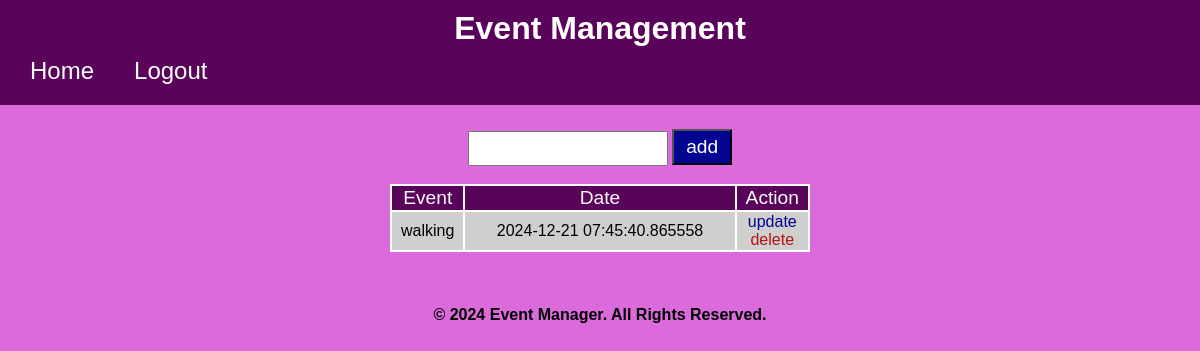
Before: /home (signed in) with the older database file.
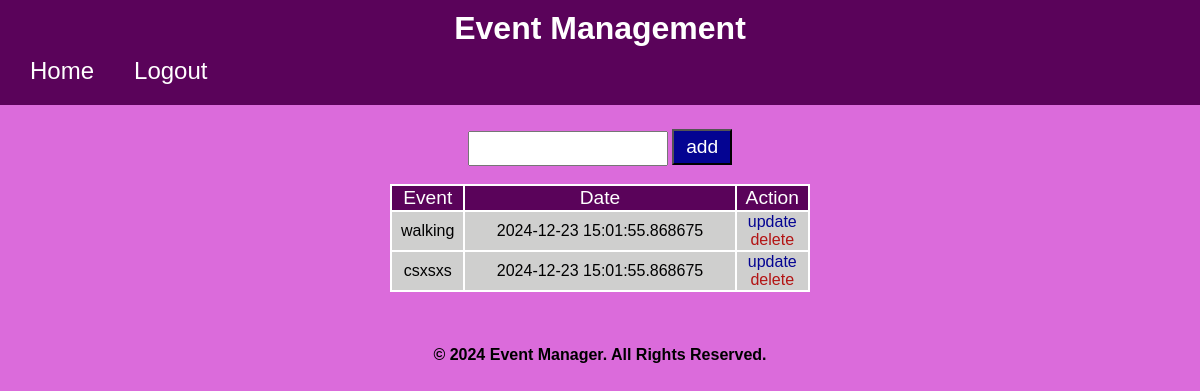
After: the same page with the newer database file.
### website/models.py (models this page shows)
class Event(db.Model):
    id = db.Column(db.Integer, primary_key=True)
    content = db.Column(db.String(60))
    due_date = db.Column(db.DateTime, default=datetime.utcnow())
    user_id = db.Column(db.Integer, db.ForeignKey('user.id'), nullable = False)

### website/views.py (the view, shortened to what this page needs)
@views.route('/home', methods=['POST', 'GET'])
@login_required
def home():
    return render_template('home.html', user=current_user)

### website/__init__.py (called while the page is built)
def create_app():
    app = Flask(__name__, template_folder="template")
    app.config['SQLALCHEMY_DATABASE_URI'] = f'sqlite:///{DATA_BN}'
    app.config['SECRET_KEY'] = 'abcdefghijk'
    db.init_app(app)
    from website.views import views
    from website.auth import auth
    app.register_blueprint(auth, url_prefix='/')
    app.register_blueprint(views, url_prefix='/')
    from website.models import User, Event
    with app.app_context():
        db.create_all()
    login_manager = LoginManager()
    login_manager.login_view = 'auth.login'
    login_manager.init_app(app)
    @login_manager.user_loader
    def load_user(id):
        return User.query.get(int(id))
    return app

### website/template/home.html (shortened to what this page needs)
{% extends 'base.html' %}
{% block content %}
<div class="content" align="center" >
    <br>
    <form  method="POST" align="center">
        <div>
            <input type="text" name="content" id="content" >
            <button type="submit" id="button" >add</button>
        </div>
    </form>
    <br>
    <table id="table">
        <thead align='center' id="thead">
            <td>Event</td>
            <td>Date</td>
            <td>Action</td>
        </thead>
        <tbody align="center" id="tbody">
            {% for event in user.events %}
                <tr id="table-row">
                    <td>{{ event.content }}</td>
                    <td>{{ event.due_date.date() }}  {{ event.due_date.time() }}</td>
                    <td style="text-align:center;">
                        <a id="update" href="/update/{{event.id}}" >update</a>
                        <br>
                        <a id="delete" href="/delete/{{event.id}}" >delete</a>
                    </td>
                </tr>
            {% endfor %}
        </tbody>
    </table>
    <br>
</div>
{% endblock %}

### website/template/base.html (shortened to what this page needs)
<!DOCTYPE html>
<html lang="en">
    <head>
        <link rel="stylesheet" href="../static/base.css">
    </head>
    <body>
        <nav class="navbar"  align="center">
          {% block nav %}
            <a href="#" class="navbar-logo">Event Management</a>
            <div class="navbar-container" >
                    <ul class="navbar-links" >
                      {% if user.is_authenticated %}
                      <li ><a class="nav-item nav-link" id="base" href="{{ url_for('views.home') }}" align="center">Home</a></li>
                      <li><a class="nav-item nav-link" id="base" href="{{ url_for('auth.logout') }}">Logout</a></li>
                      {% else %}
                        <li ><a class="nav-item nav-link" id="base"
                          href="{{ url_for('views.landing') }}" align="center">Home</a></li>
                        <li><a class="nav-item nav-link" id="base" href="{{ url_for('views.about') }}">About</a></li>
                        <li><a class="nav-item nav-link" id="base" href="#">Contact Us</a></li>
                      {% endif%}
                    </ul>
            </div>
          {% endblock%}
        </nav>
            <div class="container" align="center">{% block content %} {% endblock %}</div>
    </body>
    <p id="copy">&copy; 2024 Event Manager. All Rights Reserved. </p>
</html>

### website/static/base.css (style rules this page uses)
.navbar { background-color: rgb(90, 3, 90); padding:10px 20px; }
.navbar-logo { font-weight: bold; text-decoration: none; font-size:xx-large; color: white; }
.navbar-container { display:flex; justify-content: space-between; }
div ul { list-style:none; display: flex; flex-direction:row; gap:20px; padding:0px; margin:0px; }
#base { display: block; background-color:rgb(90, 3, 90); text-decoration:none; padding:10px; color:white; font-size:x-large; }
body { background-color: rgb(219, 107, 219); background-size: cover; box-sizing: border-box; background-position: center; font-family: sans-serif; padding: 0%; margin: 0%; }
#copy { color: black; font-size: 24px; font-weight: bold; text-decoration: none; font-size:medium; text-align: center; padding: 10px; margin: 20px; }
#table { padding:0px; background-color:white; width:70%; }
#thead { background-color: rgb(90, 3, 90); width:100%; font-size:larger; color: white; }
#tbody { background-color: #cfcfce; }
#update { text-decoration:none; color:rgb(4, 4, 146); text-align:center; }
#delete { text-decoration:none; color:rgb(179, 20, 20); text-align:center; }
#button { background-color: rgb(4, 4, 146); color:white; width: 10%; padding:5px; font-size:larger; }
.content { width:50%; padding: 6px; }
button { background-color: rgb(16, 16, 221); color:white; width:7%; padding:4px; font-size:larger; }
div input { width: 30%; padding:8px; }

Changed rows visible on the page:
changed Event "walking": due_date "2024-12-21" → "2024-12-23"; due_date.time "07:45:40.865558" → "15:01:55.868675"
added Event: content "csxsxs", due_date "2024-12-23", due_date.time "15:01:55.868675"
